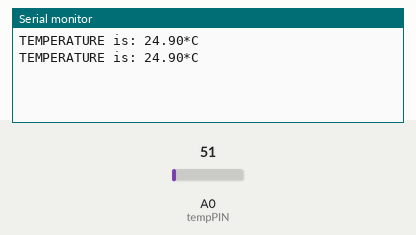
Bench run of a sketch on a simulated Arduino Uno, built with avr-gcc and run on an emulated ATmega328P. Shown: the last lines printed to the serial monitor. The inputs (shaded band) are chosen by the test bench; at power-on: A0 (tempPIN) = 51.

Above: at 2.0 s.
2.1 s: A0 (tempPIN) set to 61
At 3.5 s:
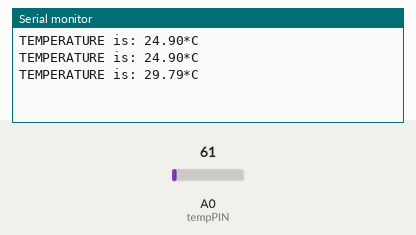
3.8 s: A0 (tempPIN) set to 71
At 4.7 s:
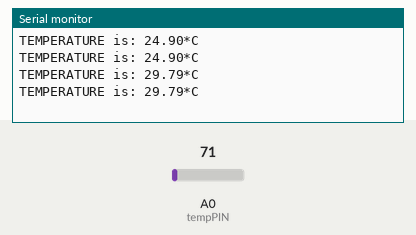
Timing chart, 0 to 6.8 s (numbered marks = the images above; inputs shaded):
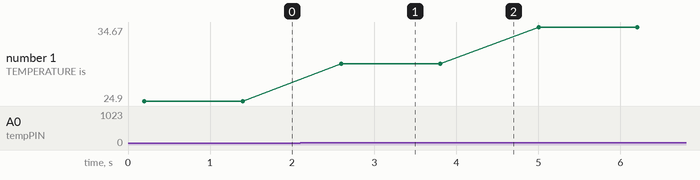

Measured:
- after the input at 2.1 s, the serial monitor: prints a new line after 0.50 s (image 1)
- plotted number 1: 24.9 → 29.79 after the input at 2.1 s, 29.79 → 34.67 after the input at 3.8 s

The sketch:

temp.ino
```cpp
float temp;
int tempPIN=0;

void setup() {
  // put your setup code here, to run once:
Serial.begin(9600);
}

void loop() {
  // put your main code here, to run repeatedly:
temp= analogRead(tempPIN);
delay(200);
float tempconvert = temp*0.48828125;
Serial.print("TEMPERATURE is: ");
Serial.print(tempconvert);
Serial.print("*C");
Serial.println();
delay(1000);
}
```
